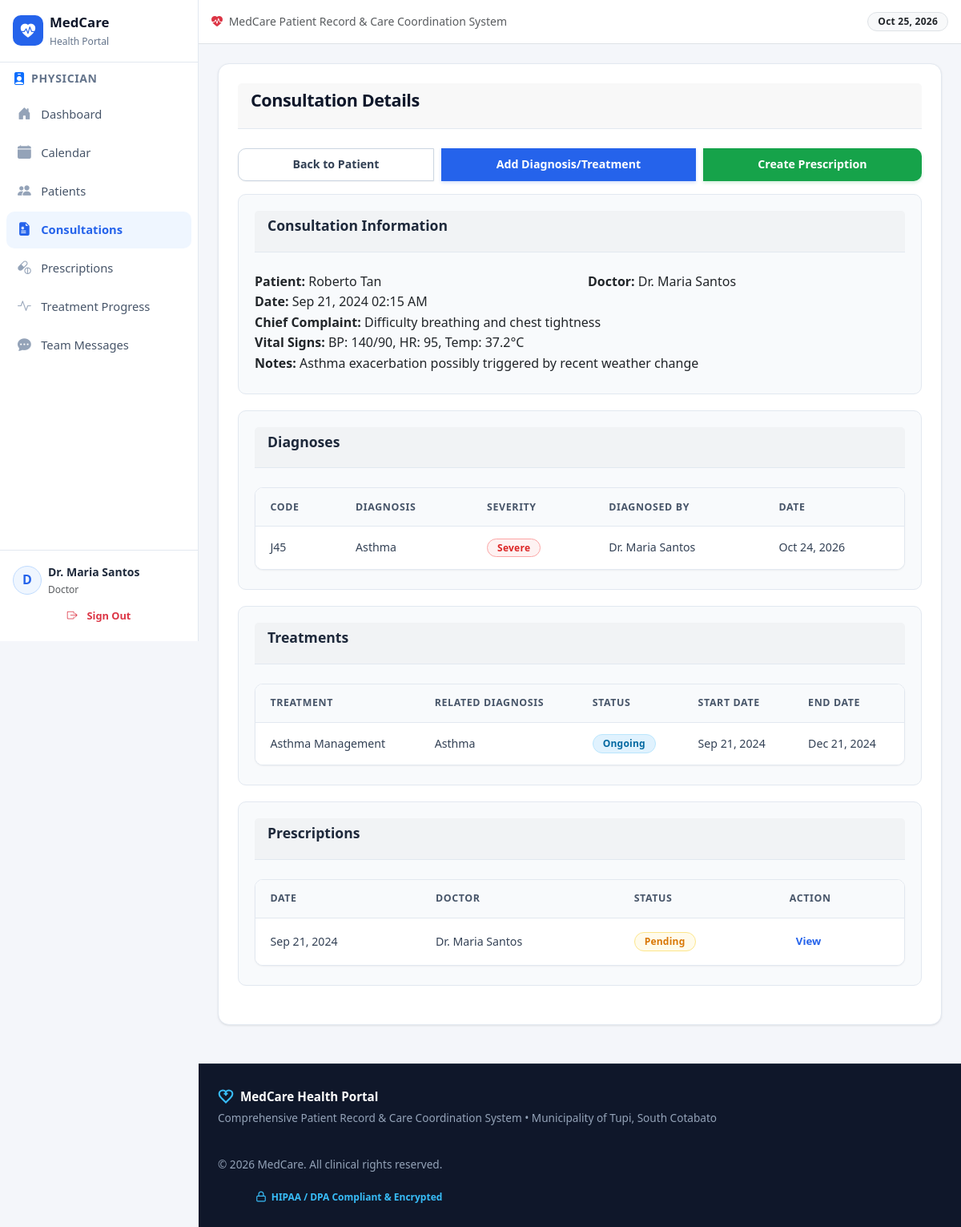
Page /pages/doctor/view_consultation.php?id=2 (signed in) on the committed database.
### tables this page shows
CREATE TABLE IF NOT EXISTS `consultations` (
  `consultation_id` int NOT NULL AUTO_INCREMENT,
  `patient_id` int NOT NULL,
  `doctor_id` int NOT NULL,
  `consultation_date` timestamp NULL DEFAULT CURRENT_TIMESTAMP,
  `chief_complaint` text,
  `vital_signs` text,
  `notes` text,
  `created_at` timestamp NULL DEFAULT CURRENT_TIMESTAMP,
  `updated_at` timestamp NULL DEFAULT CURRENT_TIMESTAMP ON UPDATE CURRENT_TIMESTAMP,
  PRIMARY KEY (`consultation_id`),
  KEY `idx_patient` (`patient_id`),
  KEY `idx_doctor` (`doctor_id`),
  KEY `idx_date` (`consultation_date`)
);

CREATE TABLE IF NOT EXISTS `patients` (
  `patient_id` int NOT NULL AUTO_INCREMENT,
  `user_id` int DEFAULT NULL,
  `first_name` varchar(50) NOT NULL,
  `last_name` varchar(50) NOT NULL,
  `date_of_birth` date DEFAULT NULL,
  `gender` enum('male','female','other') DEFAULT NULL,
  `contact_number` varchar(20) DEFAULT NULL,
  `address` text,
  `emergency_contact_name` varchar(100) DEFAULT NULL,
  `emergency_contact_number` varchar(20) DEFAULT NULL,
  `blood_type` varchar(5) DEFAULT NULL,
  `allergies` text,
  `created_at` timestamp NULL DEFAULT CURRENT_TIMESTAMP,
  `updated_at` timestamp NULL DEFAULT CURRENT_TIMESTAMP ON UPDATE CURRENT_TIMESTAMP,
  PRIMARY KEY (`patient_id`),
  UNIQUE KEY `user_id` (`user_id`),
  KEY `idx_name` (`last_name`,`first_name`)
);

CREATE TABLE IF NOT EXISTS `users` (
  `user_id` int NOT NULL AUTO_INCREMENT,
  `username` varchar(50) NOT NULL,
  `password` varchar(255) NOT NULL,
  `role` enum('doctor','staff','patient') NOT NULL,
  `email` varchar(100) DEFAULT NULL,
  `full_name` varchar(100) NOT NULL,
  `is_active` tinyint(1) DEFAULT '1',
  `created_at` timestamp NULL DEFAULT CURRENT_TIMESTAMP,
  `updated_at` timestamp NULL DEFAULT CURRENT_TIMESTAMP ON UPDATE CURRENT_TIMESTAMP,
  PRIMARY KEY (`user_id`),
  UNIQUE KEY `username` (`username`),
  KEY `idx_role` (`role`),
  KEY `idx_username` (`username`)
);

CREATE TABLE IF NOT EXISTS `diagnoses` (
  `diagnosis_id` int NOT NULL AUTO_INCREMENT,
  `consultation_id` int NOT NULL,
  `patient_id` int NOT NULL,
  `diagnosis_code` varchar(20) DEFAULT NULL,
  `diagnosis_name` varchar(255) NOT NULL,
  `description` text,
  `severity` enum('mild','moderate','severe') DEFAULT NULL,
  `diagnosed_by` int NOT NULL,
  `diagnosis_date` timestamp NULL DEFAULT CURRENT_TIMESTAMP,
  `created_at` timestamp NULL DEFAULT CURRENT_TIMESTAMP,
  `updated_at` timestamp NULL DEFAULT CURRENT_TIMESTAMP ON UPDATE CURRENT_TIMESTAMP,
  PRIMARY KEY (`diagnosis_id`),
  KEY `diagnosed_by` (`diagnosed_by`),
  KEY `idx_patient` (`patient_id`),
  KEY `idx_consultation` (`consultation_id`)
);

CREATE TABLE IF NOT EXISTS `treatments` (
  `treatment_id` int NOT NULL AUTO_INCREMENT,
  `consultation_id` int NOT NULL,
  `patient_id` int NOT NULL,
  `diagnosis_id` int DEFAULT NULL,
  `treatment_name` varchar(255) NOT NULL,
  `description` text,
  `instructions` text,
  `start_date` date DEFAULT NULL,
  `end_date` date DEFAULT NULL,
  `status` enum('pending','ongoing','completed','discontinued') DEFAULT 'pending',
  `prescribed_by` int NOT NULL,
  `created_at` timestamp NULL DEFAULT CURRENT_TIMESTAMP,
  `updated_at` timestamp NULL DEFAULT CURRENT_TIMESTAMP ON UPDATE CURRENT_TIMESTAMP,
  PRIMARY KEY (`treatment_id`),
  KEY `consultation_id` (`consultation_id`),
  KEY `diagnosis_id` (`diagnosis_id`),
  KEY `prescribed_by` (`prescribed_by`),
  KEY `idx_patient` (`patient_id`),
  KEY `idx_status` (`status`)
);

CREATE TABLE IF NOT EXISTS `prescriptions` (
  `prescription_id` int NOT NULL AUTO_INCREMENT,
  `consultation_id` int NOT NULL,
  `patient_id` int NOT NULL,
  `doctor_id` int NOT NULL,
  `prescription_date` timestamp NULL DEFAULT CURRENT_TIMESTAMP,
  `status` enum('pending','dispensed','cancelled') DEFAULT 'pending',
  `notes` text,
  `created_at` timestamp NULL DEFAULT CURRENT_TIMESTAMP,
  `updated_at` timestamp NULL DEFAULT CURRENT_TIMESTAMP ON UPDATE CURRENT_TIMESTAMP,
  PRIMARY KEY (`prescription_id`),
  KEY `consultation_id` (`consultation_id`),
  KEY `doctor_id` (`doctor_id`),
  KEY `idx_patient` (`patient_id`),
  KEY `idx_status` (`status`)
);

### pages/doctor/view_consultation.php (the view, shortened to what this page needs)
<?php
require_once __DIR__ . '/../../includes/header.php';
$database = new Database();
$conn = $database->getConnection();
$consultation_id = isset($_GET['id']) ? (int)$_GET['id'] : 0;
$query = "
    SELECT c.*, p.first_name, p.last_name, u.full_name as doctor_name
    FROM consultations c
    JOIN patients p ON c.patient_id = p.patient_id
    JOIN users u ON c.doctor_id = u.user_id
    WHERE c.consultation_id = ?
";
$stmt = $conn->prepare($query);
$stmt->execute([$consultation_id]);
$consultation = $stmt->fetch();
$query = "
    SELECT d.*, u.full_name as diagnosed_by_name
    FROM diagnoses d
    JOIN users u ON d.diagnosed_by = u.user_id
    WHERE d.consultation_id = ?
";
$stmt = $conn->prepare($query);
$stmt->execute([$consultation_id]);
$diagnoses = $stmt->fetchAll();
$query = "
    SELECT t.*, d.diagnosis_name
    FROM treatments t
    LEFT JOIN diagnoses d ON t.diagnosis_id = d.diagnosis_id
    WHERE t.consultation_id = ?
";
$stmt = $conn->prepare($query);
$stmt->execute([$consultation_id]);
$treatments = $stmt->fetchAll();
$query = "
    SELECT p.*, u.full_name as doctor_name
    FROM prescriptions p
    JOIN users u ON p.doctor_id = u.user_id
    WHERE p.consultation_id = ?
";
$stmt = $conn->prepare($query);
$stmt->execute([$consultation_id]);
$prescriptions = $stmt->fetchAll();
?>
<div class="card">
    <div class="card-header">
        <h2>Consultation Details</h2>
    </div>
    <div class="card-body">
        <div class="btn-group" style="margin-bottom: 1rem;">
            <a href="<?php echo BASE_URL; ?>/pages/doctor/view_patient.php?id=<?php echo $consultation['patient_id']; ?>" class="btn btn-secondary">Back to Patient</a>
            <a href="<?php echo BASE_URL; ?>/pages/doctor/consultation_diagnosis.php?consultation_id=<?php echo $consultation_id; ?>" class="btn btn-primary">Add Diagnosis/Treatment</a>
            <a href="<?php echo BASE_URL; ?>/pages/doctor/new_prescription.php?consultation_id=<?php echo $consultation_id; ?>&patient_id=<?php echo $consultation['patient_id']; ?>" class="btn btn-success">Create Prescription</a>
        </div>
        <div class="card">
            <div class="card-header">
                <h3>Consultation Information</h3>
            </div>
            <div class="card-body">
                <div class="form-row">
                    <div><strong>Patient:</strong> <?php echo htmlspecialchars($consultation['first_name'] . ' ' . $consultation['last_name']); ?></div>
                    <div><strong>Doctor:</strong> <?php echo htmlspecialchars($consultation['doctor_name'] ?? ''); ?></div>
                </div>
                <div class="form-row">
                    <div><strong>Date:</strong> <?php echo date('M d, Y h:i A', strtotime($consultation['consultation_date'])); ?></div>
                </div>
                <div><strong>Chief Complaint:</strong> <?php echo htmlspecialchars($consultation['chief_complaint'] ?? ''); ?></div>
                <?php if ($consultation['vital_signs']): ?>
                <div><strong>Vital Signs:</strong> <?php echo htmlspecialchars($consultation['vital_signs'] ?? ''); ?></div>
                <?php endif; ?>
                <?php if ($consultation['notes']): ?>
                <div><strong>Notes:</strong> <?php echo htmlspecialchars($consultation['notes'] ?? ''); ?></div>
                <?php endif; ?>
            </div>
        </div>
        <?php if (!empty($diagnoses)): ?>
        <div class="card">
            <div class="card-header">
                <h3>Diagnoses</h3>
            </div>
            <div class="card-body">
                <div class="table-container">
                    <table>
                        <thead>
                            <tr>
                                <th>Code</th>
                                <th>Diagnosis</th>
                                <th>Severity</th>
                                <th>Diagnosed By</th>
                                <th>Date</th>
                            </tr>
                        </thead>
                        <tbody>
                            <?php foreach ($diagnoses as $diagnosis): ?>
                                <tr>
                                    <td><?php echo htmlspecialchars($diagnosis['diagnosis_code'] ?? 'N/A'); ?></td>
                                    <td><?php echo htmlspecialchars($diagnosis['diagnosis_name'] ?? ''); ?></td>
                                    <td>
                                        <span class="badge badge-<?php echo $diagnosis['severity'] === 'severe' ? 'danger' : ($diagnosis['severity'] === 'moderate' ? 'warning' : 'success'); ?>">
                                            <?php echo ucfirst($diagnosis['severity'] ?? ''); ?>
                                        </span>
                                    </td>
                                    <td><?php echo htmlspecialchars($diagnosis['diagnosed_by_name'] ?? ''); ?></td>
                                    <td><?php echo date('M d, Y', strtotime($diagnosis['diagnosis_date'])); ?></td>
                                </tr>
                            <?php endforeach; ?>
                        </tbody>
                    </table>
                </div>
            </div>
        </div>
        <?php endif; ?>
        <?php if (!empty($treatments)): ?>
        <div class="card">
            <div class="card-header">
                <h3>Treatments</h3>
            </div>
            <div class="card-body">
                <div class="table-container">
                    <table>
                        <thead>
                            <tr>
                                <th>Treatment</th>
                                <th>Related Diagnosis</th>
                                <th>Status</th>
                                <th>Start Date</th>
                                <th>End Date</th>
                            </tr>
                        </thead>
                        <tbody>
                            <?php foreach ($treatments as $treatment): ?>
                                <tr>
                                    <td><?php echo htmlspecialchars($treatment['treatment_name'] ?? ''); ?></td>
                                    <td><?php echo htmlspecialchars($treatment['diagnosis_name'] ?? 'N/A'); ?></td>
                                    <td>
                                        <span class="badge badge-<?php echo $treatment['status'] === 'completed' ? 'success' : ($treatment['status'] === 'ongoing' ? 'info' : 'warning'); ?>">
                                            <?php echo ucfirst($treatment['status'] ?? ''); ?>
                                        </span>
                                    </td>
                                    <td><?php echo $treatment['start_date'] ? date('M d, Y', strtotime($treatment['start_date'])) : 'N/A'; ?></td>
                                    <td><?php echo $treatment['end_date'] ? date('M d, Y', strtotime($treatment['end_date'])) : 'N/A'; ?></td>
                                </tr>
                            <?php endforeach; ?>
                        </tbody>
                    </table>
                </div>
            </div>
        </div>
        <?php endif; ?>
        <?php if (!empty($prescriptions)): ?>
        <div class="card">
            <div class="card-header">
                <h3>Prescriptions</h3>
            </div>
            <div class="card-body">
                <div class="table-container">
                    <table>
                        <thead>
                            <tr>
                                <th>Date</th>
                                <th>Doctor</th>
                                <th>Status</th>
                                <th>Action</th>
                            </tr>
                        </thead>
                        <tbody>
                            <?php foreach ($prescriptions as $prescription): ?>
                                <tr>
                                    <td><?php echo date('M d, Y', strtotime($prescription['prescription_date'])); ?></td>
                                    <td><?php echo htmlspecialchars($prescription['doctor_name'] ?? ''); ?></td>
                                    <td>
                                        <span class="badge badge-<?php echo $prescription['status'] === 'dispensed' ? 'success' : 'warning'; ?>">
                                            <?php echo ucfirst($prescription['status'] ?? ''); ?>
                                        </span>
                                    </td>
                                    <td>
                                        <a href="<?php echo BASE_URL; ?>/pages/doctor/view_prescription.php?id=<?php echo $prescription['prescription_id']; ?>" class="action-link">View</a>
                                    </td>
                                </tr>
                            <?php endforeach; ?>
                        </tbody>
                    </table>
                </div>
            </div>
        </div>
        <?php endif; ?>
    </div>
</div>
<?php require_once __DIR__ . '/../../includes/footer.php'; ?>

### rows in the picture
consultations: patient.last_name "Roberto Tan", doctor.full_name "Dr. Maria Santos", consultation_date "Sep 21, 2024 02:15 AM", chief_complaint "Difficulty breathing and chest tightness", vital_signs "BP: 140/90, HR: 95, Temp: 37.2°C", notes "Asthma exacerbation possibly triggered by recent weather change"
diagnoses: diagnosis_code "J45", diagnosis_name "Asthma", severity "Severe", diagnosed_by.full_name "Dr. Maria Santos", diagnosis_date "Oct 24, 2026"
treatments: treatment_name "Asthma Management", diagnosis.diagnosis_name "Asthma", status "Ongoing", start_date "Sep 21, 2024", end_date "Dec 21, 2024"
prescriptions: prescription_date "Sep 21, 2024", doctor.full_name "Dr. Maria Santos", status "Pending"

### other values in the picture
$user_initials "D"
$user_name "Dr. Maria Santos"
$user_role "Doctor"
